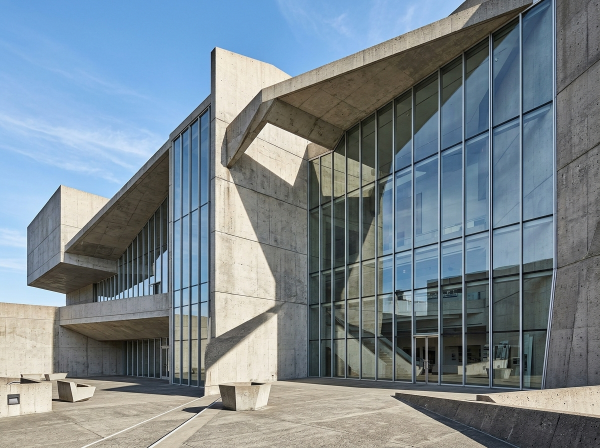
#> input picture Lab2/data/input/sample.jpg, 1200 x 896 px, given in place of sample.png, which was not available (shown at 1/2 size)
$ python lab1_basics.py
#> lines starting #> are read from the running program, lines starting #| are printed output that depends on the picture
"""
Lab 1 - Chương 1: Cơ bản về Xử lý Ảnh với OpenCV và Pillow
Thực hiện đầy đủ 5 yêu cầu:
1. Kiểm tra & sử dụng OpenCV (cv2) và Pillow (PIL)
2. Đọc, hiển thị và lưu ảnh sang định dạng khác (.png, .jpg, .webp)
3. Chuyển đổi không gian màu: RGB -> Grayscale, HSV, CIE LAB
4. Cắt xén (Crop) và Thay đổi kích thước (Resize theo tỷ lệ & kích thước cố định)
5. Vẽ hình cơ bản (đường thẳng, hình tròn, hình chữ nhật) & thêm văn bản
Kèm vẽ biểu đồ Histogram RGB/HSV/LAB để phân tích phân bố mức xám & màu sắc.
"""

import argparse
from pathlib import Path
import cv2
import numpy as np
from PIL import Image, ImageDraw, ImageFont
import matplotlib.pyplot as plt


def ensure_sample_image(input_path: Path) -> Path:
    """Tạo ảnh mẫu tổng hợp giàu màu sắc và hình khối nếu chưa có ảnh đầu vào."""
    if input_path.exists():
        return input_path
    input_path.parent.mkdir(parents=True, exist_ok=True)
    h, w = 480, 640
    canvas = np.zeros((h, w, 3), dtype=np.uint8)
    # Nền gradient mượt
    x = np.linspace(0, 255, w, dtype=np.uint8)
    y = np.linspace(0, 255, h, dtype=np.uint8)
    canvas[:, :, 0] = np.tile(x, (h, 1))
    canvas[:, :, 1] = np.tile(y[:, None], (1, w))
    canvas[:, :, 2] = 160
    # Thêm các khối hình học để kiểm tra biên và màu
    cv2.rectangle(canvas, (60, 70), (240, 240), (35, 95, 220), -1)
    cv2.circle(canvas, (430, 170), 95, (40, 190, 120), -1)
    pts = np.array([[280, 410], [380, 260], [510, 410]], np.int32)
    cv2.fillPoly(canvas, [pts], (220, 160, 30))
    cv2.imwrite(str(input_path), canvas)
    return input_path


def plot_color_histograms(img_rgb: np.ndarray, img_hsv: np.ndarray, img_lab: np.ndarray, out_path: Path) -> None:
    """Vẽ biểu đồ Histogram so sánh phân bố 3 kênh của RGB, HSV và CIE LAB."""
    fig, axes = plt.subplots(1, 3, figsize=(16, 4.5))
    fig.suptitle("Phân tích Histogram Không gian màu: RGB vs HSV vs CIE LAB", fontsize=13, fontweight="bold")

    # 1. RGB Histogram
    for idx, (col, name) in enumerate(zip(["r", "g", "b"], ["Red", "Green", "Blue"])):
        hist = cv2.calcHist([img_rgb], [idx], None, [256], [0, 256]).ravel()
        axes[0].plot(hist, color=col, label=name, linewidth=1.6)
    axes[0].set_title("RGB Channels (0–255)")
    axes[0].set_xlabel("Cường độ điểm ảnh")
    axes[0].set_ylabel("Số lượng pixel")
    axes[0].legend()
    axes[0].grid(alpha=0.25)

    # 2. HSV Histogram
    hsv_cfg = [("m", "Hue (0–179)", 180), ("c", "Saturation (0–255)", 256), ("k", "Value (0–255)", 256)]
    for idx, (col, name, bins) in enumerate(hsv_cfg):
        hist = cv2.calcHist([img_hsv], [idx], None, [bins], [0, bins]).ravel()
        axes[1].plot(hist, color=col, label=name, linewidth=1.5)
    axes[1].set_title("HSV Channels (Tách sắc độ & độ sáng)")
    axes[1].set_xlabel("Giá trị kênh")
    axes[1].legend()
    axes[1].grid(alpha=0.25)

    # 3. LAB Histogram
    lab_cfg = [("k", "L* Lightness", 256), ("g", "a* Green–Red", 256), ("b", "b* Blue–Yellow", 256)]
    for idx, (col, name, bins) in enumerate(lab_cfg):
        hist = cv2.calcHist([img_lab], [idx], None, [bins], [0, bins]).ravel()
        axes[2].plot(hist, color=col, label=name, linewidth=1.5)
    axes[2].set_title("CIE LAB Channels (Cảm nhận thị giác người)")
    axes[2].set_xlabel("Giá trị kênh")
    axes[2].legend()
    axes[2].grid(alpha=0.25)

    plt.tight_layout()
    plt.savefig(out_path, dpi=150)
    plt.close(fig)


def run_lab1(input_file: Path, output_dir: Path, show_window: bool = False) -> dict:
#> called with show_window = False
    output_dir.mkdir(parents=True, exist_ok=True)
    input_file = ensure_sample_image(input_file)

    # 1 & 2. Đọc ảnh bằng OpenCV (BGR) và Pillow (RGB), lưu sang định dạng khác
    img_bgr = cv2.imread(str(input_file))
#> img_bgr is the input picture: shape (896, 1200, 3); mean B, G, R 143, 135, 122.3
    if img_bgr is None:
        raise FileNotFoundError(f"Không thể đọc ảnh từ {input_file}")
    img_rgb = cv2.cvtColor(img_bgr, cv2.COLOR_BGR2RGB)
    pil_img = Image.open(input_file).convert("RGB")

    # Lưu ảnh với nhiều định dạng khác nhau để so sánh dung lượng nén
    png_path = output_dir / "saved_format.png"
    webp_path = output_dir / "saved_format.webp"
    jpg_path = output_dir / "saved_format.jpg"
    cv2.imwrite(str(png_path), img_bgr)
    pil_img.save(webp_path, format="WEBP", quality=85)
    pil_img.save(jpg_path, format="JPEG", quality=90)

    # 3. Chuyển đổi không gian màu: RGB -> Grayscale, HSV, LAB
    img_gray = cv2.cvtColor(img_bgr, cv2.COLOR_BGR2GRAY)
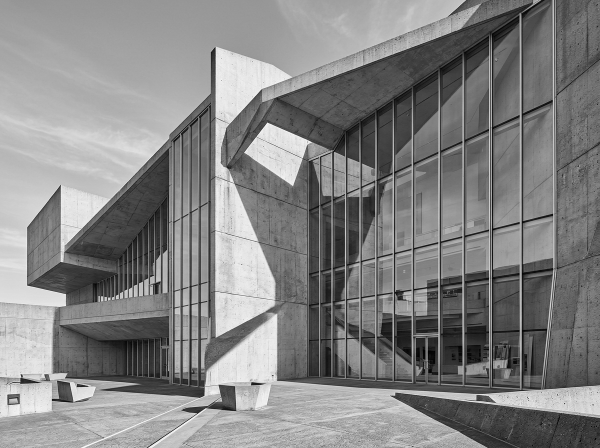
#> img_gray: shape (896, 1200) (shown at 1/2 size); min 0, max 255, mean 132.1
    img_hsv = cv2.cvtColor(img_bgr, cv2.COLOR_BGR2HSV)
#> img_hsv: shape (896, 1200, 3); mean H, S, V 69.6, 58.2, 151.2
    img_lab = cv2.cvtColor(img_bgr, cv2.COLOR_BGR2LAB)
#> img_lab: shape (896, 1200, 3); mean of channels 0, 1, 2 139.9, 126.2, 122.7

    cv2.imwrite(str(output_dir / "gray.png"), img_gray)
    cv2.imwrite(str(output_dir / "hsv_visual.png"), img_hsv)
    cv2.imwrite(str(output_dir / "lab_visual.png"), img_lab)

    # 4. Cắt xén (Crop ROI trung tâm) và Thay đổi kích thước (Resize)
    h, w = img_bgr.shape[:2]
#> h = 896; w = 1200
    y1, y2 = int(h * 0.15), int(h * 0.85)
#> y1 = 134; y2 = 761
    x1, x2 = int(w * 0.15), int(w * 0.85)
#> x1 = 180; x2 = 1020
    cropped = img_bgr[y1:y2, x1:x2]
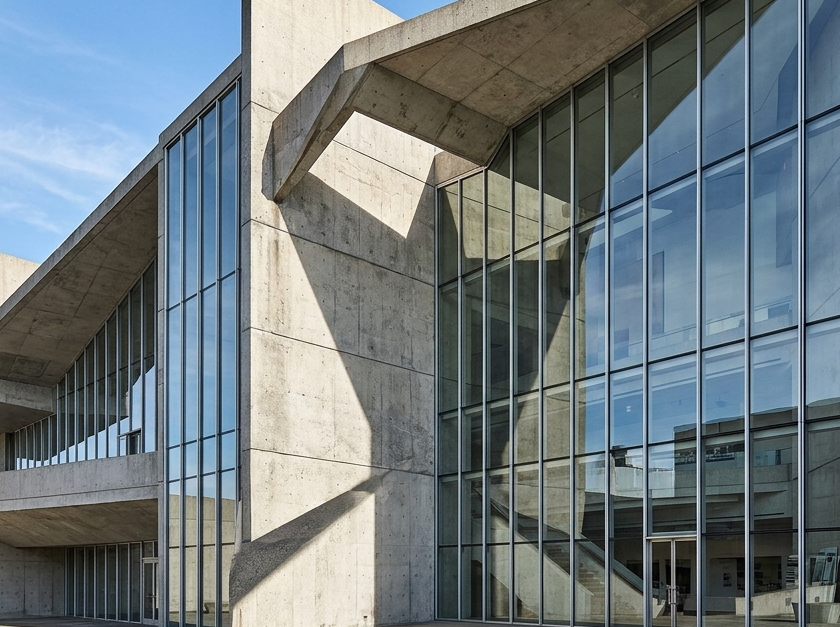
#> cropped: shape (627, 840, 3); mean B, G, R 126.8, 122.8, 112.1
    resized_ratio = cv2.resize(img_bgr, None, fx=0.5, fy=0.5, interpolation=cv2.INTER_AREA)
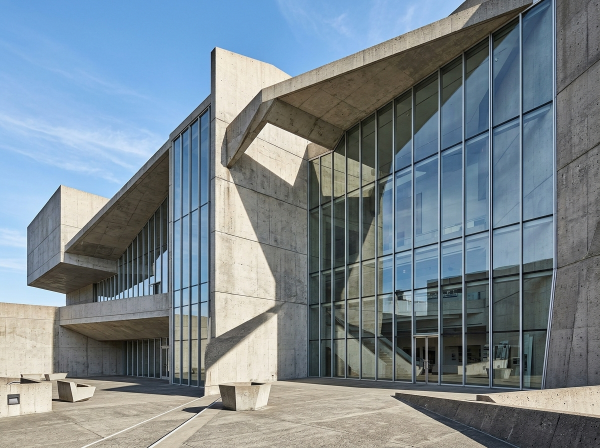
#> resized_ratio: shape (448, 600, 3); mean B, G, R 143.1, 135.1, 122.5
    resized_fixed = cv2.resize(img_bgr, (320, 240), interpolation=cv2.INTER_CUBIC)
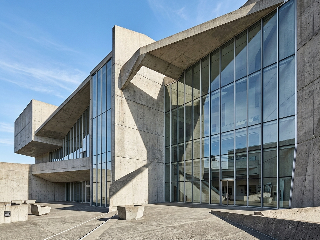
#> resized_fixed: shape (240, 320, 3); mean B, G, R 143, 135, 122.4

    cv2.imwrite(str(output_dir / "cropped_roi.png"), cropped)
    cv2.imwrite(str(output_dir / "resized_50pct.png"), resized_ratio)
    cv2.imwrite(str(output_dir / "resized_320x240.png"), resized_fixed)

    # 5. Vẽ hình cơ bản (đường thẳng, hình tròn, hình chữ nhật) & Thêm văn bản
    annotated = img_bgr.copy()
    cv2.line(annotated, (24, 24), (w - 24, 24), (255, 200, 0), 3)
    cv2.rectangle(annotated, (x1, y1), (x2, y2), (37, 99, 235), 3)
    cv2.circle(annotated, (w // 2, h // 2), min(h, w) // 6, (16, 185, 129), 3)
    cv2.putText(
        annotated,
        "Lab 1: OpenCV ROI & Primitives",
        (30, h - 28),
        cv2.FONT_HERSHEY_SIMPLEX,
        0.75,
        (255, 255, 255),
        2,
        cv2.LINE_AA,
    )
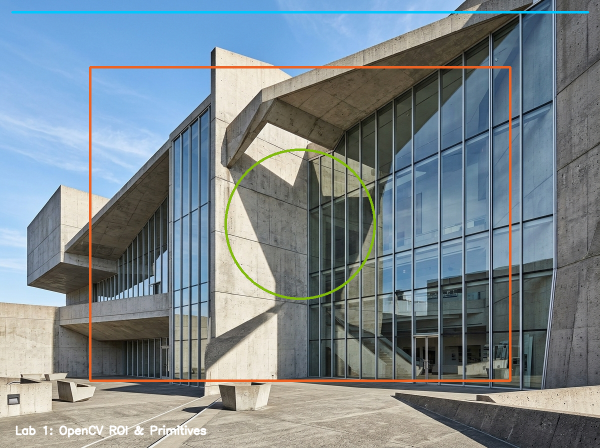
#> annotated: shape (896, 1200, 3) (shown at 1/2 size); mean B, G, R 141.7, 135.2, 123.5
    cv2.imwrite(str(output_dir / "annotated_primitives.png"), annotated)

    # Xuất biểu đồ tổng hợp kết quả & Histogram phân tích
    fig, axes = plt.subplots(2, 3, figsize=(15, 9))
    panels = [
        (img_rgb, "Ảnh gốc (RGB)"),
        (img_gray, "Grayscale (BT.601)"),
        (cv2.cvtColor(img_hsv, cv2.COLOR_BGR2RGB), "Kênh HSV (biểu diễn giả màu)"),
        (cv2.cvtColor(cropped, cv2.COLOR_BGR2RGB), f"Crop ROI ({x2-x1}x{y2-y1})"),
        (cv2.cvtColor(resized_fixed, cv2.COLOR_BGR2RGB), "Resize cố định (320x240)"),
        (cv2.cvtColor(annotated, cv2.COLOR_BGR2RGB), "Vẽ hình cơ bản & Text"),
    ]
    for ax, (im, title) in zip(axes.ravel(), panels):
        if im.ndim == 2:
            ax.imshow(im, cmap="gray")
        else:
            ax.imshow(im)
        ax.set_title(title, fontsize=11, fontweight="semibold")
        ax.axis("off")
#> this loop made 6 passes
#> title on passes 1 to 6: 'Ảnh gốc (RGB)', 'Grayscale (BT.601)', 'Kênh HSV (biểu diễn giả màu)', 'Crop ROI (840x627)', 'Resize cố định (320x240)', 'Vẽ hình cơ bản & Text'
    plt.tight_layout()
    plt.savefig(output_dir / "lab1_summary_grid.png", dpi=150)
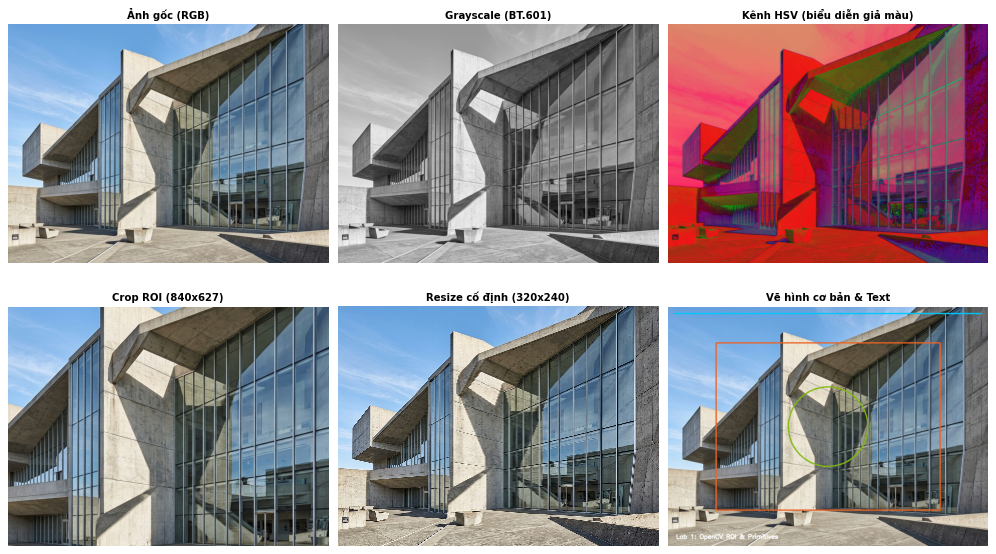
#> figure drawn by matplotlib, 6 panels
    plt.close(fig)

    plot_color_histograms(img_rgb, img_hsv, img_lab, output_dir / "lab1_histograms.png")
#> in plot_color_histograms, `plt.savefig(out_path, dpi=150)`:
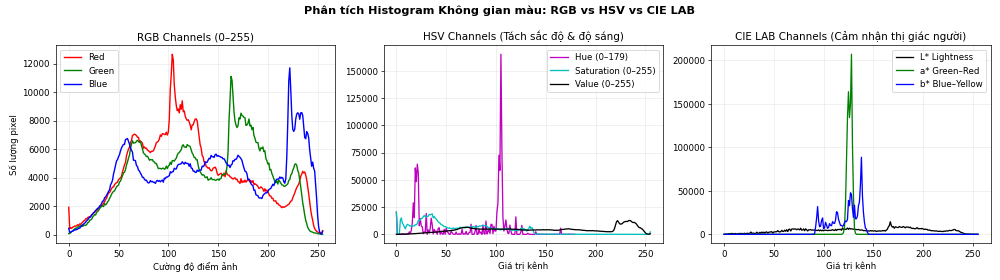
#> figure drawn by matplotlib, 3 panels; panel 1: curve peaks at x = 104, y = 12651; panel 1: curve peaks at x = 163, y = 11100; panel 1: curve peaks at x = 222, y = 11699; panel 2: curve peaks at x = 105, y = 165323

    if show_window:
        cv2.imshow("Lab 1 - Original", img_bgr)
        cv2.imshow("Lab 1 - Annotated", annotated)
        cv2.waitKey(0)
        cv2.destroyAllWindows()

    stats = {
        "shape": [h, w, 3],
        "formats_bytes": {
#> (the run stopped early here; a loop or call above may not have finished)

$ run again, with Lab1/data/input/sample_botanical.jpg copied over Lab2/data/input/sample.jpg
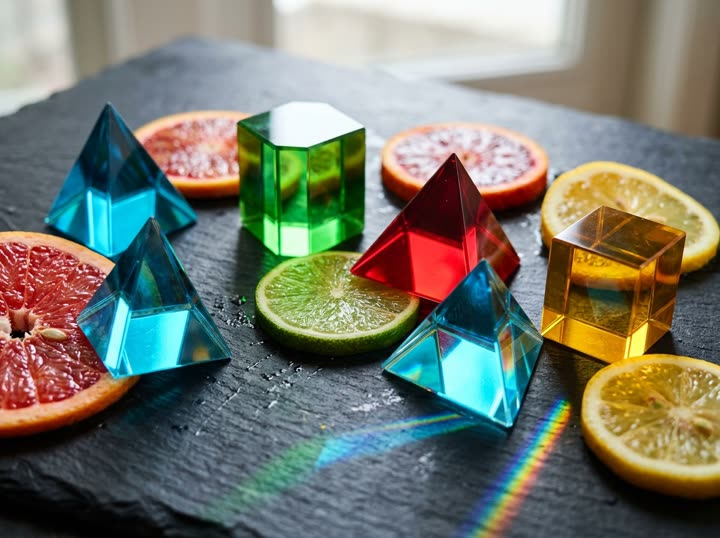
#> input picture Lab1/data/input/sample_botanical.jpg, 720 x 538 px, given in place of sample.png, which was not available
#> in run_lab1, img_bgr is the input picture: shape (538, 720, 3); mean B, G, R 108.6, 120.6, 117.3
#> img_hsv: shape (538, 720, 3); mean H, S, V 68.5, 108.2, 141.6
#> img_lab: shape (538, 720, 3); mean of channels 0, 1, 2 127.8, 127.8, 135.1
#> in run_lab1, `cropped = img_bgr[y1:y2, x1:x2]`:
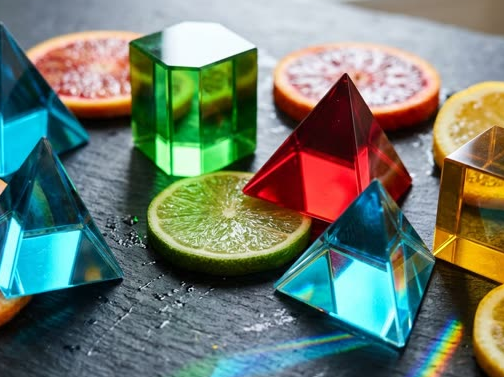
#> cropped: shape (377, 504, 3); mean B, G, R 110.2, 122.9, 109.4
#> the loop in run_lab1, `for ax, (im, title) in zip(axes.ravel(), panels):` made 6 passes
#> title on passes 1 to 6: 'Ảnh gốc (RGB)', 'Grayscale (BT.601)', 'Kênh HSV (biểu diễn giả màu)', 'Crop ROI (504x377)', 'Resize cố định (320x240)', 'Vẽ hình cơ bản & Text'
#> in plot_color_histograms, `plt.savefig(out_path, dpi=150)`:
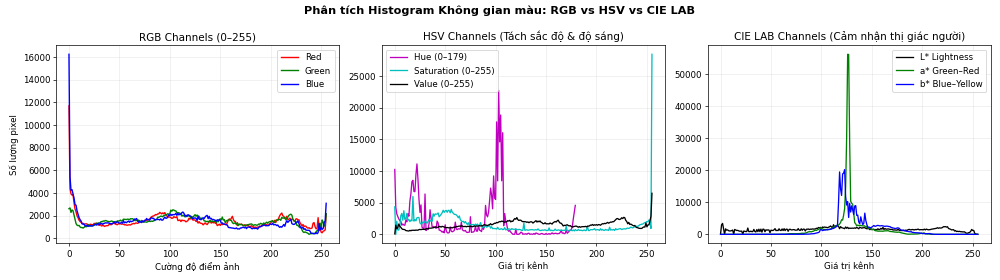
#> figure drawn by matplotlib, 3 panels; panel 1: curve peaks at x = 0, y = 11689; panel 1: curve peaks at x = 1, y = 2691; panel 1: curve peaks at x = 0, y = 16242; panel 2: curve peaks at x = 103, y = 22733
